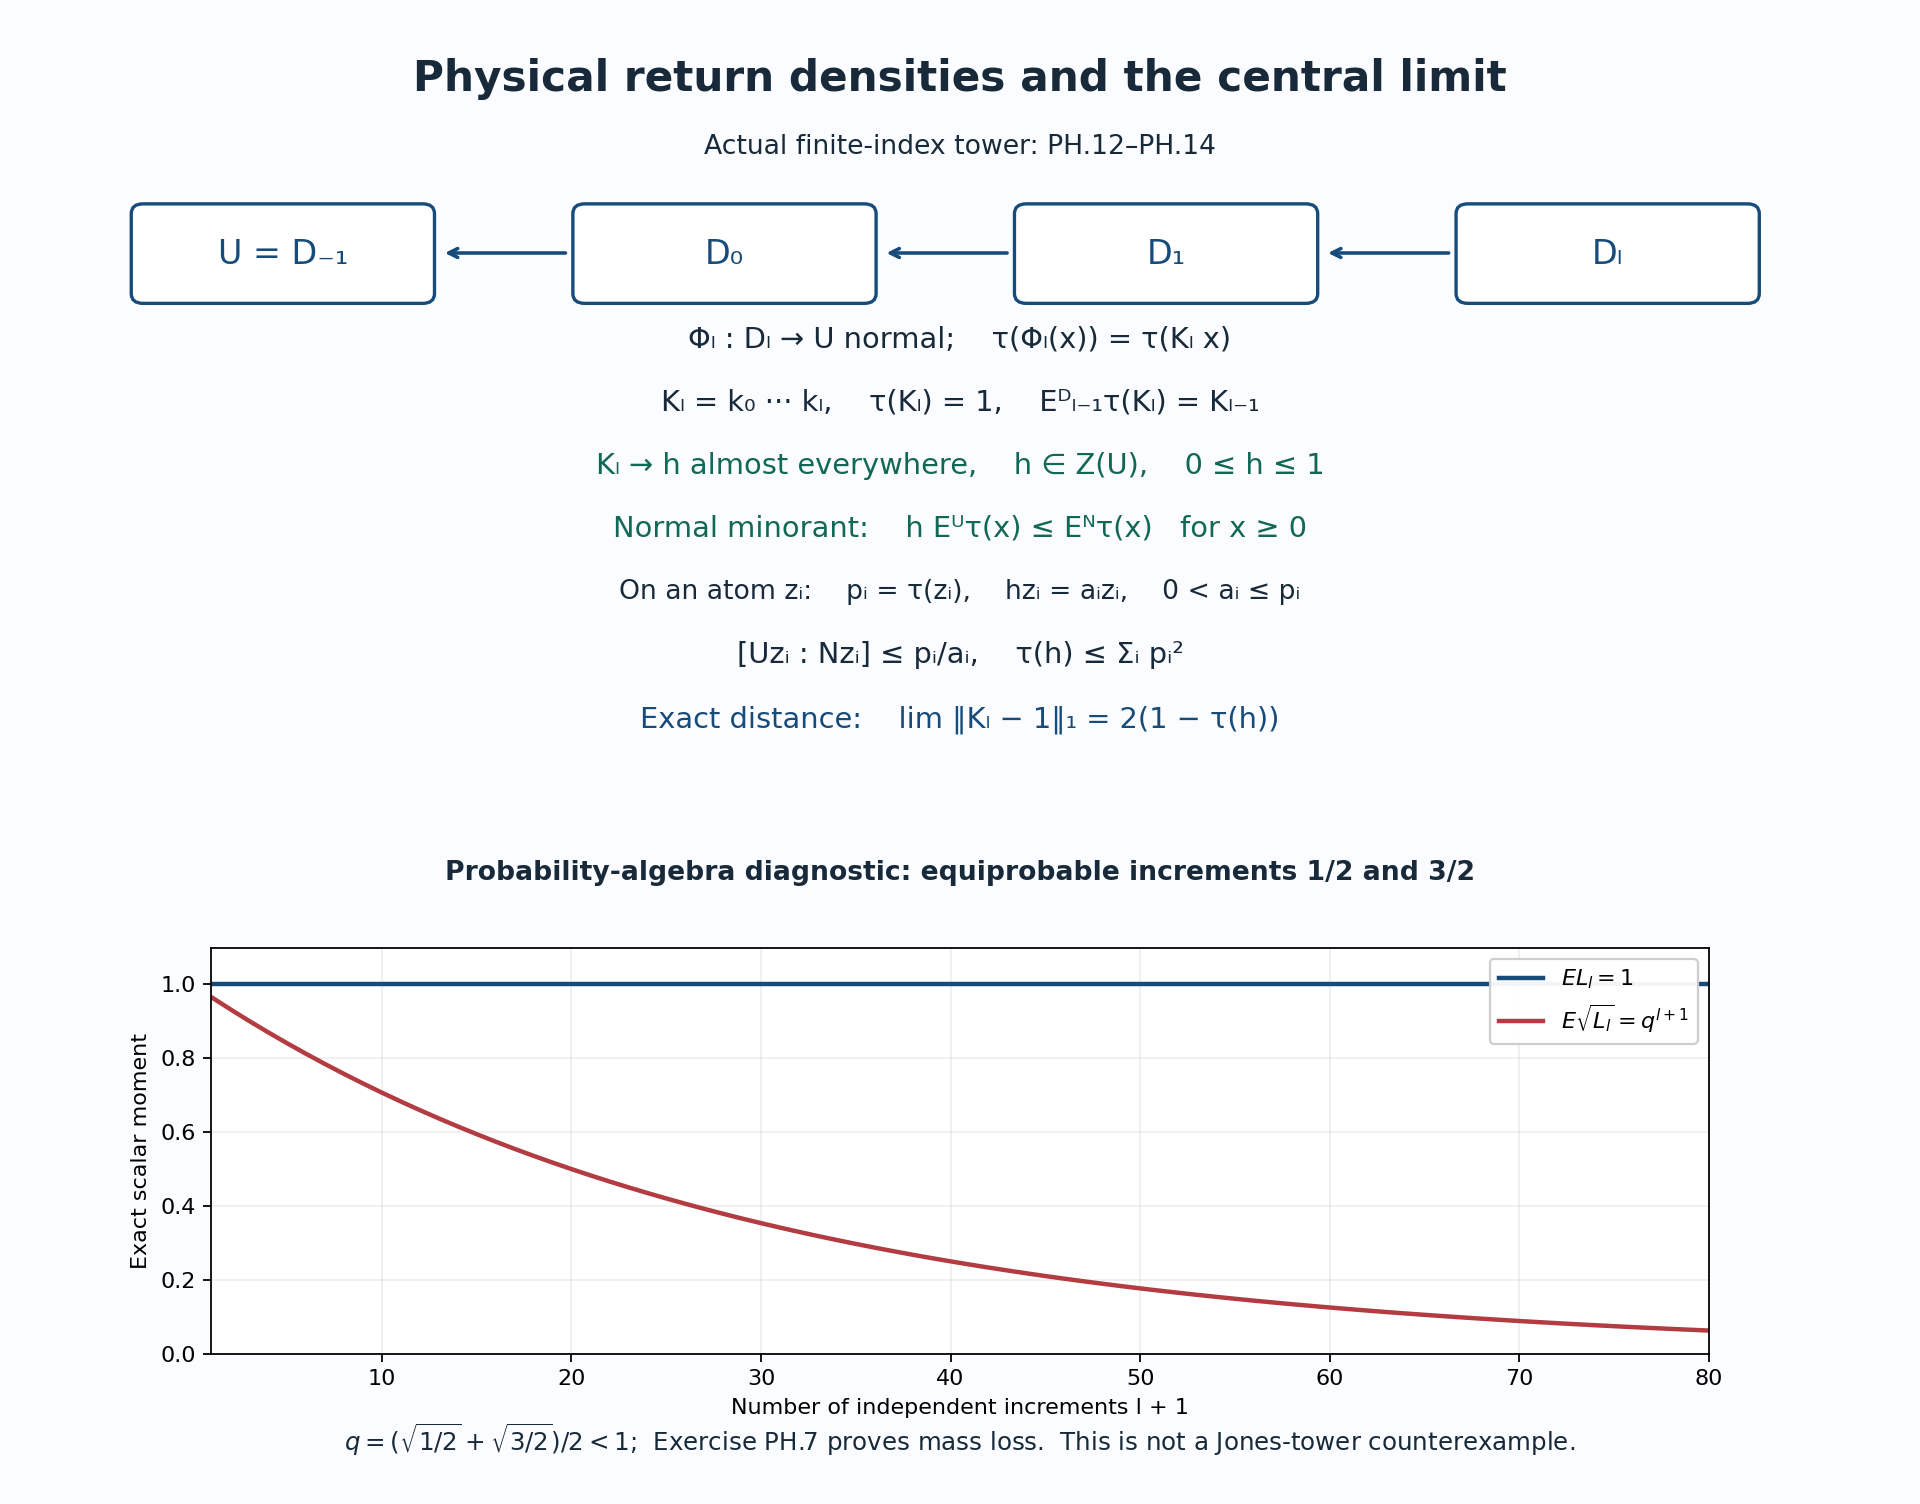

The script that drew this image:
"""Actual physical return density and bounded-increment diagnostic. CC0 1.0."""
from pathlib import Path
import matplotlib
matplotlib.use('Agg')
import matplotlib.pyplot as plt
from matplotlib.patches import FancyBboxPatch
import numpy as np
P=Path(__file__).resolve().with_suffix('')
fig=plt.figure(figsize=(12,9.4),facecolor='#fafcff')
ax=fig.add_axes([.04,.47,.92,.49]);ax.set_xlim(0,12);ax.set_ylim(0,6);ax.axis('off')
ink='#182a3a';blue='#164b7a';green='#126856'
ax.text(6,5.75,'Physical return densities and the central limit',ha='center',fontsize=19,weight='bold',color=ink)
ax.text(6,5.24,'Actual finite-index tower: PH.12–PH.14',ha='center',fontsize=12,color=ink)
for x,label in zip([1.4,4.4,7.4,10.4],['U = D₋₁','D₀','D₁','Dₗ']):
 ax.add_patch(FancyBboxPatch((x-.95,4.1),1.9,.65,boxstyle='round,pad=.08',facecolor='white',edgecolor=blue,lw=1.5));ax.text(x,4.42,label,ha='center',va='center',fontsize=15,color=blue)
for x,y in [(2.47,3.35),(5.47,6.35),(8.47,9.35)]:
 ax.annotate('',xy=(x,4.43),xytext=(y,4.43),arrowprops=dict(arrowstyle='->',lw=1.6,color=blue))
ax.text(6,3.66,'Φₗ : Dₗ → U normal;    τ(Φₗ(x)) = τ(Kₗ x)',ha='center',fontsize=13,color=ink)
ax.text(6,3.15,'Kₗ = k₀ ··· kₗ,    τ(Kₗ) = 1,    Eᴰₗ₋₁τ(Kₗ) = Kₗ₋₁',ha='center',fontsize=13,color=ink)
ax.text(6,2.63,'Kₗ → h almost everywhere,    h ∈ Z(U),    0 ≤ h ≤ 1',ha='center',fontsize=13,color=green)
ax.text(6,2.12,'Normal minorant:    h Eᵁτ(x) ≤ Eᴺτ(x)   for x ≥ 0',ha='center',fontsize=13,color=green)
ax.text(6,1.61,'On an atom zᵢ:    pᵢ = τ(zᵢ),    hzᵢ = aᵢzᵢ,    0 < aᵢ ≤ pᵢ',ha='center',fontsize=12,color=ink)
ax.text(6,1.09,'[Uzᵢ : Nzᵢ] ≤ pᵢ/aᵢ,    τ(h) ≤ Σᵢ pᵢ²',ha='center',fontsize=13,color=ink)
ax.text(6,.57,'Exact distance:    lim ‖Kₗ − 1‖₁ = 2(1 − τ(h))',ha='center',fontsize=13,color=blue)
b=fig.add_axes([.11,.10,.78,.27],facecolor='white')
n=np.arange(1,81);q=(np.sqrt(.5)+np.sqrt(1.5))/2
b.plot(n,np.ones_like(n),label=r'$E L_l=1$',color=blue,lw=2)
b.plot(n,q**n,label=r'$E\sqrt{L_l}=q^{l+1}$',color='#b23c41',lw=2)
b.set_xlim(1,80);b.set_ylim(0,1.1);b.set_xlabel('Number of independent increments l + 1');b.set_ylabel('Exact scalar moment');b.grid(alpha=.2);b.legend(loc='upper right',frameon=True,facecolor='white',framealpha=.95)
fig.text(.5,.415,'Probability-algebra diagnostic: equiprobable increments 1/2 and 3/2',ha='center',fontsize=12,color=ink,weight='bold')
fig.text(.5,.035,r'$q=(\sqrt{1/2}+\sqrt{3/2})/2<1$;  Exercise PH.7 proves mass loss.  This is not a Jones-tower counterexample.',ha='center',fontsize=11,color=ink)
fig.savefig(P.with_suffix('.png'),dpi=160,facecolor=fig.get_facecolor())
fig.savefig(P.with_suffix('.svg'),facecolor=fig.get_facecolor());plt.close(fig)
svg=P.with_suffix('.svg');svg.write_bytes(b'\n'.join(x.rstrip() for x in svg.read_bytes().splitlines())+b'\n')
